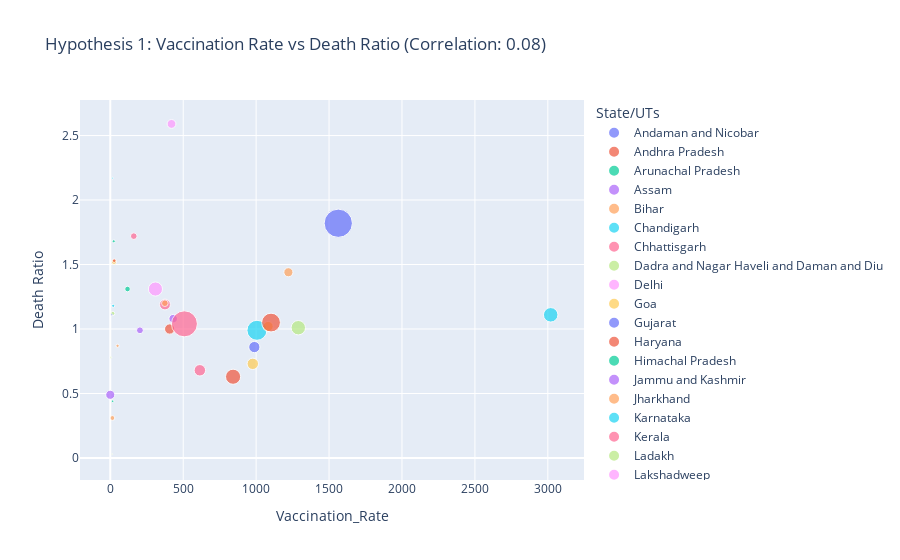

Here is the notebook cell this chart was saved with:
### Markdown cell above
This bubble chart visually compares the relationship between recovery rates and death rates for different regions, with bubble size reflecting the total number of cases. Such a visualization helps identify patterns in how effectively various regions managed the pandemic, revealing which areas achieved high recovery with lower mortality. It also highlights outliers that may warrant further investigation into healthcare practices or policy differences. This comparative approach supports states learning, enabling state to adopt successful strategies from others with similar challenges or outcomes

### Code cell
fig6, fig7, corr1, corr2 = test_hypothesis()
fig6.show()

### Figure 1 — Plotly figure (JSON) as saved in the notebook; plotly's stock layout.template omitted (floating-point values rounded to 4 significant figures)
{"data": [{"hovertemplate": "<b>%{hovertext}</b><br><br>State/UTs=Andaman and Nicobar<br>Vaccination_Rate=%{x}<br>Death Ratio=%{y}<br>Total Cases=%{marker.size}<extra></extra>", "hovertext": ["Andaman and Nicobar"], "legendgroup": "Andaman and Nicobar", "marker": {"color": "#636efa", "size": [10770.0], "sizemode": "area", "sizeref": 20440.0, "symbol": "circle"}, "mode": "markers", "name": "Andaman and Nicobar", "orientation": "v", "showlegend": true, "type": "scatter", "x": [6.337], "xaxis": "x", "y": [1.2], "yaxis": "y"}, {"hovertemplate": "State/UTs=Andaman and Nicobar<extra></extra>", "legendgroup": "Andaman and Nicobar", "marker": {"color": "#636efa", "symbol": "circle"}, "mode": "lines", "name": "Andaman and Nicobar", "showlegend": false, "type": "scatter", "xaxis": "x", "yaxis": "y"}, {"hovertemplate": "<b>%{hovertext}</b><br><br>State/UTs=Andhra Pradesh<br>Vaccination_Rate=%{x}<br>Death Ratio=%{y}<br>Total Cases=%{marker.size}<extra></extra>", "hovertext": ["Andhra Pradesh"], "legendgroup": "Andhra Pradesh", "marker": {"color": "#EF553B", "size": [2341000.0], "sizemode": "area", "sizeref": 20440.0, "symbol": "circle"}, "mode": "markers", "name": "Andhra Pradesh", "orientation": "v", "showlegend": true, "type": "scatter", "x": [842.0], "xaxis": "x", "y": [0.63], "yaxis": "y"}, {"hovertemplate": "State/UTs=Andhra Pradesh<extra></extra>", "legendgroup": "Andhra Pradesh", "marker": {"color": "#EF553B", "symbol": "circle"}, "mode": "lines", "name": "Andhra Pradesh", "showlegend": false, "type": "scatter", "xaxis": "x", "yaxis": "y"}, {"hovertemplate": "<b>%{hovertext}</b><br><br>State/UTs=Arunachal Pradesh<br>Vaccination_Rate=%{x}<br>Death Ratio=%{y}<br>Total Cases=%{marker.size}<extra></extra>", "hovertext": ["Arunachal Pradesh"], "legendgroup": "Arunachal Pradesh", "marker": {"color": "#00cc96", "size": [67050.0], "sizemode": "area", "sizeref": 20440.0, "symbol": "circle"}, "mode": "markers", "name": "Arunachal Pradesh", "orientation": "v", "showlegend": true, "type": "scatter", "x": [16.1], "xaxis": "x", "y": [0.44], "yaxis": "y"}, {"hovertemplate": "State/UTs=Arunachal Pradesh<extra></extra>", "legendgroup": "Arunachal Pradesh", "marker": {"color": "#00cc96", "symbol": "circle"}, "mode": "lines", "name": "Arunachal Pradesh", "showlegend": false, "type": "scatter", "xaxis": "x", "yaxis": "y"}, {"hovertemplate": "<b>%{hovertext}</b><br><br>State/UTs=Assam<br>Vaccination_Rate=%{x}<br>Death Ratio=%{y}<br>Total Cases=%{marker.size}<extra></extra>", "hovertext": ["Assam"], "legendgroup": "Assam", "marker": {"color": "#ab63fa", "size": [746200.0], "sizemode": "area", "sizeref": 20440.0, "symbol": "circle"}, "mode": "markers", "name": "Assam", "orientation": "v", "showlegend": true, "type": "scatter", "x": [431.3], "xaxis": "x", "y": [1.08], "yaxis": "y"}, {"hovertemplate": "State/UTs=Assam<extra></extra>", "legendgroup": "Assam", "marker": {"color": "#ab63fa", "symbol": "circle"}, "mode": "lines", "name": "Assam", "showlegend": false, "type": "scatter", "xaxis": "x", "yaxis": "y"}, {"hovertemplate": "<b>%{hovertext}</b><br><br>State/UTs=Bihar<br>Vaccination_Rate=%{x}<br>Death Ratio=%{y}<br>Total Cases=%{marker.size}<extra></extra>", "hovertext": ["Bihar"], "legendgroup": "Bihar", "marker": {"color": "#FFA15A", "size": [855400.0], "sizemode": "area", "sizeref": 20440.0, "symbol": "circle"}, "mode": "markers", "name": "Bihar", "orientation": "v", "showlegend": true, "type": "scatter", "x": [1221.0], "xaxis": "x", "y": [1.44], "yaxis": "y"}, {"hovertemplate": "State/UTs=Bihar<extra></extra>", "legendgroup": "Bihar", "marker": {"color": "#FFA15A", "symbol": "circle"}, "mode": "lines", "name": "Bihar", "showlegend": false, "type": "scatter", "xaxis": "x", "yaxis": "y"}, {"hovertemplate": "<b>%{hovertext}</b><br><br>State/UTs=Chandigarh<br>Vaccination_Rate=%{x}<br>Death Ratio=%{y}<br>Total Cases=%{marker.size}<extra></extra>", "hovertext": ["Chandigarh"], "legendgroup": "Chandigarh", "marker": {"color": "#19d3f3", "size": [100700.0], "sizemode": "area", "sizeref": 20440.0, "symbol": "circle"}, "mode": "markers", "name": "Chandigarh", "orientation": "v", "showlegend": true, "type": "scatter", "x": [20.12], "xaxis": "x", "y": [1.18], "yaxis": "y"}, {"hovertemplate": "State/UTs=Chandigarh<extra></extra>", "legendgroup": "Chandigarh", "marker": {"color": "#19d3f3", "symbol": "circle"}, "mode": "lines", "name": "Chandigarh", "showlegend": false, "type": "scatter", "xaxis": "x", "yaxis": "y"}, {"hovertemplate": "<b>%{hovertext}</b><br><br>State/UTs=Chhattisgarh<br>Vaccination_Rate=%{x}<br>Death Ratio=%{y}<br>Total Cases=%{marker.size}<extra></extra>", "hovertext": ["Chhattisgarh"], "legendgroup": "Chhattisgarh", "marker": {"color": "#FF6692", "size": [1188000.0], "sizemode": "area", "sizeref": 20440.0, "symbol": "circle"}, "mode": "markers", "name": "Chhattisgarh", "orientation": "v", "showlegend": true, "type": "scatter", "x": [374.9], "xaxis": "x", "y": [1.19], "yaxis": "y"}, {"hovertemplate": "State/UTs=Chhattisgarh<extra></extra>", "legendgroup": "Chhattisgarh", "marker": {"color": "#FF6692", "symbol": "circle"}, "mode": "lines", "name": "Chhattisgarh", "showlegend": false, "type": "scatter", "xaxis": "x", "yaxis": "y"}, {"hovertemplate": "<b>%{hovertext}</b><br><br>State/UTs=Dadra and Nagar Haveli and Daman and Diu<br>Vaccination_Rate=%{x}<br>Death Ratio=%{y}<br>Total Cases=%{marker.size}<extra></extra>", "hovertext": ["Dadra and Nagar Haveli and Daman and Diu"], "legendgroup": "Dadra and Nagar Haveli and Daman and Diu", "marker": {"color": "#B6E880", "size": [11590.0], "sizemode": "area", "sizeref": 20440.0, "symbol": "circle"}, "mode": "markers", "name": "Dadra and Nagar Haveli and Daman and Diu", "orientation": "v", "showlegend": true, "type": "scatter", "x": [13.26], "xaxis": "x", "y": [0.03], "yaxis": "y"}, {"hovertemplate": "State/UTs=Dadra and Nagar Haveli and Daman and Diu<extra></extra>", "legendgroup": "Dadra and Nagar Haveli and Daman and Diu", "marker": {"color": "#B6E880", "symbol": "circle"}, "mode": "lines", "name": "Dadra and Nagar Haveli and Daman and Diu", "showlegend": false, "type": "scatter", "xaxis": "x", "yaxis": "y"}, {"hovertemplate": "<b>%{hovertext}</b><br><br>State/UTs=Delhi<br>Vaccination_Rate=%{x}<br>Death Ratio=%{y}<br>Total Cases=%{marker.size}<extra></extra>", "hovertext": ["Delhi"], "legendgroup": "Delhi", "marker": {"color": "#FF97FF", "size": [2042000.0], "sizemode": "area", "sizeref": 20440.0, "symbol": "circle"}, "mode": "markers", "name": "Delhi", "orientation": "v", "showlegend": true, "type": "scatter", "x": [309.6], "xaxis": "x", "y": [1.31], "yaxis": "y"}, {"hovertemplate": "State/UTs=Delhi<extra></extra>", "legendgroup": "Delhi", "marker": {"color": "#FF97FF", "symbol": "circle"}, "mode": "lines", "name": "Delhi", "showlegend": false, "type": "scatter", "xaxis": "x", "yaxis": "y"}, {"hovertemplate": "<b>%{hovertext}</b><br><br>State/UTs=Goa<br>Vaccination_Rate=%{x}<br>Death Ratio=%{y}<br>Total Cases=%{marker.size}<extra></extra>", "hovertext": ["Goa"], "legendgroup": "Goa", "marker": {"color": "#FECB52", "size": [263600.0], "sizemode": "area", "sizeref": 20440.0, "symbol": "circle"}, "mode": "markers", "name": "Goa", "orientation": "v", "showlegend": true, "type": "scatter", "x": [25.8], "xaxis": "x", "y": [1.52], "yaxis": "y"}, {"hovertemplate": "State/UTs=Goa<extra></extra>", "legendgroup": "Goa", "marker": {"color": "#FECB52", "symbol": "circle"}, "mode": "lines", "name": "Goa", "showlegend": false, "type": "scatter", "xaxis": "x", "yaxis": "y"}, {"hovertemplate": "<b>%{hovertext}</b><br><br>State/UTs=Gujarat<br>Vaccination_Rate=%{x}<br>Death Ratio=%{y}<br>Total Cases=%{marker.size}<extra></extra>", "hovertext": ["Gujarat"], "legendgroup": "Gujarat", "marker": {"color": "#636efa", "size": [1292000.0], "sizemode": "area", "sizeref": 20440.0, "symbol": "circle"}, "mode": "markers", "name": "Gujarat", "orientation": "v", "showlegend": true, "type": "scatter", "x": [987.7], "xaxis": "x", "y": [0.86], "yaxis": "y"}, {"hovertemplate": "State/UTs=Gujarat<extra></extra>", "legendgroup": "Gujarat", "marker": {"color": "#636efa", "symbol": "circle"}, "mode": "lines", "name": "Gujarat", "showlegend": false, "type": "scatter", "xaxis": "x", "yaxis": "y"}, {"hovertemplate": "<b>%{hovertext}</b><br><br>State/UTs=Haryana<br>Vaccination_Rate=%{x}<br>Death Ratio=%{y}<br>Total Cases=%{marker.size}<extra></extra>", "hovertext": ["Haryana"], "legendgroup": "Haryana", "marker": {"color": "#EF553B", "size": [1079000.0], "sizemode": "area", "sizeref": 20440.0, "symbol": "circle"}, "mode": "markers", "name": "Haryana", "orientation": "v", "showlegend": true, "type": "scatter", "x": [407.1], "xaxis": "x", "y": [1.0], "yaxis": "y"}, {"hovertemplate": "State/UTs=Haryana<extra></extra>", "legendgroup": "Haryana", "marker": {"color": "#EF553B", "symbol": "circle"}, "mode": "lines", "name": "Haryana", "showlegend": false, "type": "scatter", "xaxis": "x", "yaxis": "y"}, {"hovertemplate": "<b>%{hovertext}</b><br><br>State/UTs=Himachal Pradesh<br>Vaccination_Rate=%{x}<br>Death Ratio=%{y}<br>Total Cases=%{marker.size}<extra></extra>", "hovertext": ["Himachal Pradesh"], "legendgroup": "Himachal Pradesh", "marker": {"color": "#00cc96", "size": [323000.0], "sizemode": "area", "sizeref": 20440.0, "symbol": "circle"}, "mode": "markers", "name": "Himachal Pradesh", "orientation": "v", "showlegend": true, "type": "scatter", "x": [118.3], "xaxis": "x", "y": [1.31], "yaxis": "y"}, {"hovertemplate": "State/UTs=Himachal Pradesh<extra></extra>", "legendgroup": "Himachal Pradesh", "marker": {"color": "#00cc96", "symbol": "circle"}, "mode": "lines", "name": "Himachal Pradesh", "showlegend": false, "type": "scatter", "xaxis": "x", "yaxis": "y"}, {"hovertemplate": "<b>%{hovertext}</b><br><br>State/UTs=Jammu and Kashmir<br>Vaccination_Rate=%{x}<br>Death Ratio=%{y}<br>Total Cases=%{marker.size}<extra></extra>", "hovertext": ["Jammu and Kashmir"], "legendgroup": "Jammu and Kashmir", "marker": {"color": "#ab63fa", "size": [482200.0], "sizemode": "area", "sizeref": 20440.0, "symbol": "circle"}, "mode": "markers", "name": "Jammu and Kashmir", "orientation": "v", "showlegend": true, "type": "scatter", "x": [203.3], "xaxis": "x", "y": [0.99], "yaxis": "y"}, {"hovertemplate": "State/UTs=Jammu and Kashmir<extra></extra>", "legendgroup": "Jammu and Kashmir", "marker": {"color": "#ab63fa", "symbol": "circle"}, "mode": "lines", "name": "Jammu and Kashmir", "showlegend": false, "type": "scatter", "xaxis": "x", "yaxis": "y"}, {"hovertemplate": "<b>%{hovertext}</b><br><br>State/UTs=Jharkhand<br>Vaccination_Rate=%{x}<br>Death Ratio=%{y}<br>Total Cases=%{marker.size}<extra></extra>", "hovertext": ["Jharkhand"], "legendgroup": "Jharkhand", "marker": {"color": "#FFA15A", "size": [443900.0], "sizemode": "area", "sizeref": 20440.0, "symbol": "circle"}, "mode": "markers", "name": "Jharkhand", "orientation": "v", "showlegend": true, "type": "scatter", "x": [374.2], "xaxis": "x", "y": [1.2], "yaxis": "y"}, {"hovertemplate": "State/UTs=Jharkhand<extra></extra>", "legendgroup": "Jharkhand", "marker": {"color": "#FFA15A", "symbol": "circle"}, "mode": "lines", "name": "Jharkhand", "showlegend": false, "type": "scatter", "xaxis": "x", "yaxis": "y"}, {"hovertemplate": "<b>%{hovertext}</b><br><br>State/UTs=Karnataka<br>Vaccination_Rate=%{x}<br>Death Ratio=%{y}<br>Total Cases=%{marker.size}<extra></extra>", "hovertext": ["Karnataka"], "legendgroup": "Karnataka", "marker": {"color": "#19d3f3", "size": [4096000.0], "sizemode": "area", "sizeref": 20440.0, "symbol": "circle"}, "mode": "markers", "name": "Karnataka", "orientation": "v", "showlegend": true, "type": "scatter", "x": [1006.0], "xaxis": "x", "y": [0.99], "yaxis": "y"}, {"hovertemplate": "State/UTs=Karnataka<extra></extra>", "legendgroup": "Karnataka", "marker": {"color": "#19d3f3", "symbol": "circle"}, "mode": "lines", "name": "Karnataka", "showlegend": false, "type": "scatter", "xaxis": "x", "yaxis": "y"}, {"hovertemplate": "<b>%{hovertext}</b><br><br>State/UTs=Kerala<br>Vaccination_Rate=%{x}<br>Death Ratio=%{y}<br>Total Cases=%{marker.size}<extra></extra>", "hovertext": ["Kerala"], "legendgroup": "Kerala", "marker": {"color": "#FF6692", "size": [6918000.0], "sizemode": "area", "sizeref": 20440.0, "symbol": "circle"}, "mode": "markers", "name": "Kerala", "orientation": "v", "showlegend": true, "type": "scatter", "x": [508.2], "xaxis": "x", "y": [1.04], "yaxis": "y"}, {"hovertemplate": "State/UTs=Kerala<extra></extra>", "legendgroup": "Kerala", "marker": {"color": "#FF6692", "symbol": "circle"}, "mode": "lines", "name": "Kerala", "showlegend": false, "type": "scatter", "xaxis": "x", "yaxis": "y"}, {"hovertemplate": "<b>%{hovertext}</b><br><br>State/UTs=Ladakh<br>Vaccination_Rate=%{x}<br>Death Ratio=%{y}<br>Total Cases=%{marker.size}<extra></extra>", "hovertext": ["Ladakh"], "legendgroup": "Ladakh", "marker": {"color": "#B6E880", "size": [29630.0], "sizemode": "area", "sizeref": 20440.0, "symbol": "circle"}, "mode": "markers", "name": "Ladakh", "orientation": "v", "showlegend": true, "type": "scatter", "x": [4.067], "xaxis": "x", "y": [0.78], "yaxis": "y"}, {"hovertemplate": "State/UTs=Ladakh<extra></extra>", "legendgroup": "Ladakh", "marker": {"color": "#B6E880", "symbol": "circle"}, "mode": "lines", "name": "Ladakh", "showlegend": false, "type": "scatter", "xaxis": "x", "yaxis": "y"}, {"hovertemplate": "<b>%{hovertext}</b><br><br>State/UTs=Lakshadweep<br>Vaccination_Rate=%{x}<br>Death Ratio=%{y}<br>Total Cases=%{marker.size}<extra></extra>", "hovertext": ["Lakshadweep"], "legendgroup": "Lakshadweep", "marker": {"color": "#FF97FF", "size": [11420.0], "sizemode": "area", "sizeref": 20440.0, "symbol": "circle"}, "mode": "markers", "name": "Lakshadweep", "orientation": "v", "showlegend": true, "type": "scatter", "x": [1.129], "xaxis": "x", "y": [0.46], "yaxis": "y"}, {"hovertemplate": "State/UTs=Lakshadweep<extra></extra>", "legendgroup": "Lakshadweep", "marker": {"color": "#FF97FF", "symbol": "circle"}, "mode": "lines", "name": "Lakshadweep", "showlegend": false, "type": "scatter", "xaxis": "x", "yaxis": "y"}, {"hovertemplate": "<b>%{hovertext}</b><br><br>State/UTs=Madhya Pradesh<br>Vaccination_Rate=%{x}<br>Death Ratio=%{y}<br>Total Cases=%{marker.size}<extra></extra>", "hovertext": ["Madhya Pradesh"], "legendgroup": "Madhya Pradesh", "marker": {"color": "#FECB52", "size": [1057000.0], "sizemode": "area", "sizeref": 20440.0, "symbol": "circle"}, "mode": "markers", "name": "Madhya Pradesh", "orientation": "v", "showlegend": true, "type": "scatter", "x": [1082.0], "xaxis": "x", "y": [1.02], "yaxis": "y"}, {"hovertemplate": "State/UTs=Madhya Pradesh<extra></extra>", "legendgroup": "Madhya Pradesh", "marker": {"color": "#FECB52", "symbol": "circle"}, "mode": "lines", "name": "Madhya Pradesh", "showlegend": false, "type": "scatter", "xaxis": "x", "yaxis": "y"}, {"hovertemplate": "<b>%{hovertext}</b><br><br>State/UTs=Maharashtra<br>Vaccination_Rate=%{x}<br>Death Ratio=%{y}<br>Total Cases=%{marker.size}<extra></extra>", "hovertext": ["Maharashtra"], "legendgroup": "Maharashtra", "marker": {"color": "#636efa", "size": [8176000.0], "sizemode": "area", "sizeref": 20440.0, "symbol": "circle"}, "mode": "markers", "name": "Maharashtra", "orientation": "v", "showlegend": true, "type": "scatter", "x": [1563.0], "xaxis": "x", "y": [1.82], "yaxis": "y"}, {"hovertemplate": "State/UTs=Maharashtra<extra></extra>", "legendgroup": "Maharashtra", "marker": {"color": "#636efa", "symbol": "circle"}, "mode": "lines", "name": "Maharashtra", "showlegend": false, "type": "scatter", "xaxis": "x", "yaxis": "y"}, {"hovertemplate": "<b>%{hovertext}</b><br><br>State/UTs=Manipur<br>Vaccination_Rate=%{x}<br>Death Ratio=%{y}<br>Total Cases=%{marker.size}<extra></extra>", "hovertext": ["Manipur"], "legendgroup": "Manipur", "marker": {"color": "#EF553B", "size": [140000.0], "sizemode": "area", "sizeref": 20440.0, "symbol": "circle"}, "mode": "markers", "name": "Manipur", "orientation": "v", "showlegend": true, "type": "scatter", "x": [26.91], "xaxis": "x", "y": [1.53], "yaxis": "y"}, {"hovertemplate": "State/UTs=Manipur<extra></extra>", "legendgroup": "Manipur", "marker": {"color": "#EF553B", "symbol": "circle"}, "mode": "lines", "name": "Manipur", "showlegend": false, "type": "scatter", "xaxis": "x", "yaxis": "y"}, {"hovertemplate": "<b>%{hovertext}</b><br><br>State/UTs=Meghalaya<br>Vaccination_Rate=%{x}<br>Death Ratio=%{y}<br>Total Cases=%{marker.size}<extra></extra>", "hovertext": ["Meghalaya"], "legendgroup": "Meghalaya", "marker": {"color": "#00cc96", "size": [96990.0], "sizemode": "area", "sizeref": 20440.0, "symbol": "circle"}, "mode": "markers", "name": "Meghalaya", "orientation": "v", "showlegend": true, "type": "scatter", "x": [23.58], "xaxis": "x", "y": [1.68], "yaxis": "y"}, {"hovertemplate": "State/UTs=Meghalaya<extra></extra>", "legendgroup": "Meghalaya", "marker": {"color": "#00cc96", "symbol": "circle"}, "mode": "lines", "name": "Meghalaya", "showlegend": false, "type": "scatter", "xaxis": "x", "yaxis": "y"}, {"hovertemplate": "<b>%{hovertext}</b><br><br>State/UTs=Miscellaneous<br>Vaccination_Rate=%{x}<br>Death Ratio=%{y}<br>Total Cases=%{marker.size}<extra></extra>", "hovertext": ["Miscellaneous"], "legendgroup": "Miscellaneous", "marker": {"color": "#ab63fa", "size": [0.0], "sizemode": "area", "sizeref": 20440.0, "symbol": "circle"}, "mode": "markers", "name": "Miscellaneous", "orientation": "v", "showlegend": true, "type": "scatter", "x": [38.22], "xaxis": "x", "y": [0.0], "yaxis": "y"}, {"hovertemplate": "State/UTs=Miscellaneous<extra></extra>", "legendgroup": "Miscellaneous", "marker": {"color": "#ab63fa", "symbol": "circle"}, "mode": "lines", "name": "Miscellaneous", "showlegend": false, "type": "scatter", "xaxis": "x", "yaxis": "y"}, {"hovertemplate": "<b>%{hovertext}</b><br><br>State/UTs=Mizoram<br>Vaccination_Rate=%{x}<br>Death Ratio=%{y}<br>Total Cases=%{marker.size}<extra></extra>", "hovertext": ["Mizoram"], "legendgroup": "Mizoram", "marker": {"color": "#FFA15A", "size": [239600.0], "sizemode": "area", "sizeref": 20440.0, "symbol": "circle"}, "mode": "markers", "name": "Mizoram", "orientation": "v", "showlegend": true, "type": "scatter", "x": [14.55], "xaxis": "x", "y": [0.31], "yaxis": "y"}, {"hovertemplate": "State/UTs=Mizoram<extra></extra>", "legendgroup": "Mizoram", "marker": {"color": "#FFA15A", "symbol": "circle"}, "mode": "lines", "name": "Mizoram", "showlegend": false, "type": "scatter", "xaxis": "x", "yaxis": "y"}, {"hovertemplate": "<b>%{hovertext}</b><br><br>State/UTs=Nagaland<br>Vaccination_Rate=%{x}<br>Death Ratio=%{y}<br>Total Cases=%{marker.size}<extra></extra>", "hovertext": ["Nagaland"], "legendgroup": "Nagaland", "marker": {"color": "#19d3f3", "size": [36030.0], "sizemode": "area", "sizeref": 20440.0, "symbol": "circle"}, "mode": "markers", "name": "Nagaland", "orientation": "v", "showlegend": true, "type": "scatter", "x": [15.23], "xaxis": "x", "y": [2.17], "yaxis": "y"}, {"hovertemplate": "State/UTs=Nagaland<extra></extra>", "legendgroup": "Nagaland", "marker": {"color": "#19d3f3", "symbol": "circle"}, "mode": "lines", "name": "Nagaland", "showlegend": false, "type": "scatter", "xaxis": "x", "yaxis": "y"}, {"hovertemplate": "<b>%{hovertext}</b><br><br>State/UTs=Odisha<br>Vaccination_Rate=%{x}<br>Death Ratio=%{y}<br>Total Cases=%{marker.size}<extra></extra>", "hovertext": ["Odisha"], "legendgroup": "Odisha", "marker": {"color": "#FF6692", "size": [1349000.0], "sizemode": "area", "sizeref": 20440.0, "symbol": "circle"}, "mode": "markers", "name": "Odisha", "orientation": "v", "showlegend": true, "type": "scatter", "x": [614.2], "xaxis": "x", "y": [0.68], "yaxis": "y"}, {"hovertemplate": "State/UTs=Odisha<extra></extra>", "legendgroup": "Odisha", "marker": {"color": "#FF6692", "symbol": "circle"}, "mode": "lines", "name": "Odisha", "showlegend": false, "type": "scatter", "xaxis": "x", "yaxis": "y"}, {"hovertemplate": "<b>%{hovertext}</b><br><br>State/UTs=Puducherry<br>Vaccination_Rate=%{x}<br>Death Ratio=%{y}<br>Total Cases=%{marker.size}<extra></extra>", "hovertext": ["Puducherry"], "legendgroup": "Puducherry", "marker": {"color": "#B6E880", "size": [177700.0], "sizemode": "area", "sizeref": 20440.0, "symbol": "circle"}, "mode": "markers", "name": "Puducherry", "orientation": "v", "showlegend": true, "type": "scatter", "x": [17.15], "xaxis": "x", "y": [1.12], "yaxis": "y"}, {"hovertemplate": "State/UTs=Puducherry<extra></extra>", "legendgroup": "Puducherry", "marker": {"color": "#B6E880", "symbol": "circle"}, "mode": "lines", "name": "Puducherry", "showlegend": false, "type": "scatter", "xaxis": "x", "yaxis": "y"}, {"hovertemplate": "<b>%{hovertext}</b><br><br>State/UTs=Punjab<br>Vaccination_Rate=%{x}<br>Death Ratio=%{y}<br>Total Cases=%{marker.size}<extra></extra>", "hovertext": ["Punjab"], "legendgroup": "Punjab", "marker": {"color": "#FF97FF", "size": [793800.0], "sizemode": "area", "sizeref": 20440.0, "symbol": "circle"}, "mode": "markers", "name": "Punjab", "orientation": "v", "showlegend": true, "type": "scatter", "x": [419.8], "xaxis": "x", "y": [2.59], "yaxis": "y"}, {"hovertemplate": "State/UTs=Punjab<extra></extra>", "legendgroup": "Punjab", "marker": {"color": "#FF97FF", "symbol": "circle"}, "mode": "lines", "name": "Punjab", "showlegend": false, "type": "scatter", "xaxis": "x", "yaxis": "y"}, {"hovertemplate": "<b>%{hovertext}</b><br><br>State/UTs=Rajasthan<br>Vaccination_Rate=%{x}<br>Death Ratio=%{y}<br>Total Cases=%{marker.size}<extra></extra>", "hovertext": ["Rajasthan"], "legendgroup": "Rajasthan", "marker": {"color": "#FECB52", "size": [1327000.0], "sizemode": "area", "sizeref": 20440.0, "symbol": "circle"}, "mode": "markers", "name": "Rajasthan", "orientation": "v", "showlegend": true, "type": "scatter", "x": [977.0], "xaxis": "x", "y": [0.73], "yaxis": "y"}, {"hovertemplate": "State/UTs=Rajasthan<extra></extra>", "legendgroup": "Rajasthan", "marker": {"color": "#FECB52", "symbol": "circle"}, "mode": "lines", "name": "Rajasthan", "showlegend": false, "type": "scatter", "xaxis": "x", "yaxis": "y"}, {"hovertemplate": "<b>%{hovertext}</b><br><br>State/UTs=Sikkim<br>Vaccination_Rate=%{x}<br>Death Ratio=%{y}<br>Total Cases=%{marker.size}<extra></extra>", "hovertext": ["Sikkim"], "legendgroup": "Sikkim", "marker": {"color": "#636efa", "size": [44950.0], "sizemode": "area", "sizeref": 20440.0, "symbol": "circle"}, "mode": "markers", "name": "Sikkim", "orientation": "v", "showlegend": true, "type": "scatter", "x": [10.49], "xaxis": "x", "y": [1.11], "yaxis": "y"}, {"hovertemplate": "State/UTs=Sikkim<extra></extra>", "legendgroup": "Sikkim", "marker": {"color": "#636efa", "symbol": "circle"}, "mode": "lines", "name": "Sikkim", "showlegend": false, "type": "scatter", "xaxis": "x", "yaxis": "y"}, {"hovertemplate": "<b>%{hovertext}</b><br><br>State/UTs=Tamil Nadu<br>Vaccination_Rate=%{x}<br>Death Ratio=%{y}<br>Total Cases=%{marker.size}<extra></extra>", "hovertext": ["Tamil Nadu"], "legendgroup": "Tamil Nadu", "marker": {"color": "#EF553B", "size": [3612000.0], "sizemode": "area", "sizeref": 20440.0, "symbol": "circle"}, "mode": "markers", "name": "Tamil Nadu", "orientation": "v", "showlegend": true, "type": "scatter", "x": [1102.0], "xaxis": "x", "y": [1.05], "yaxis": "y"}, {"hovertemplate": "State/UTs=Tamil Nadu<extra></extra>", "legendgroup": "Tamil Nadu", "marker": {"color": "#EF553B", "symbol": "circle"}, "mode": "lines", "name": "Tamil Nadu", "showlegend": false, "type": "scatter", "xaxis": "x", "yaxis": "y"}, {"hovertemplate": "<b>%{hovertext}</b><br><br>State/UTs=Telangana<br>Vaccination_Rate=%{x}<br>Death Ratio=%{y}<br>Total Cases=%{marker.size}<extra></extra>", "hovertext": ["Telangana"], "legendgroup": "Telangana", "marker": {"color": "#00cc96", "size": [0.0], "sizemode": "area", "sizeref": 20440.0, "symbol": "circle"}, "mode": "markers", "name": "Telangana", "orientation": "v", "showlegend": true, "type": "scatter", "x": [586.9], "xaxis": "x", "y": [0.0], "yaxis": "y"}, {"hovertemplate": "State/UTs=Telangana<extra></extra>", "legendgroup": "Telangana", "marker": {"color": "#00cc96", "symbol": "circle"}, "mode": "lines", "name": "Telangana", "showlegend": false, "type": "scatter", "xaxis": "x", "yaxis": "y"}, {"hovertemplate": "<b>%{hovertext}</b><br><br>State/UTs=Telengana<br>Vaccination_Rate=%{x}<br>Death Ratio=%{y}<br>Total Cases=%{marker.size}<extra></extra>", "hovertext": ["Telengana"], "legendgroup": "Telengana", "marker": {"color": "#ab63fa", "size": [844800.0], "sizemode": "area", "sizeref": 20440.0, "symbol": "circle"}, "mode": "markers", "name": "Telengana", "orientation": "v", "showlegend": true, "type": "scatter", "x": [0.0], "xaxis": "x", "y": [0.49], "yaxis": "y"}, {"hovertemplate": "State/UTs=Telengana<extra></extra>", "legendgroup": "Telengana", "marker": {"color": "#ab63fa", "symbol": "circle"}, "mode": "lines", "name": "Telengana", "showlegend": false, "type": "scatter", "xaxis": "x", "yaxis": "y"}, {"hovertemplate": "<b>%{hovertext}</b><br><br>State/UTs=Tripura<br>Vaccination_Rate=%{x}<br>Death Ratio=%{y}<br>Total Cases=%{marker.size}<extra></extra>", "hovertext": ["Tripura"], "legendgroup": "Tripura", "marker": {"color": "#FFA15A", "size": [108600.0], "sizemode": "area", "sizeref": 20440.0, "symbol": "circle"}, "mode": "markers", "name": "Tripura", "orientation": "v", "showlegend": true, "type": "scatter", "x": [49.88], "xaxis": "x", "y": [0.87], "yaxis": "y"}, {"hovertemplate": "State/UTs=Tripura<extra></extra>", "legendgroup": "Tripura", "marker": {"color": "#FFA15A", "symbol": "circle"}, "mode": "lines", "name": "Tripura", "showlegend": false, "type": "scatter", "xaxis": "x", "yaxis": "y"}, {"hovertemplate": "<b>%{hovertext}</b><br><br>State/UTs=Uttar Pradesh<br>Vaccination_Rate=%{x}<br>Death Ratio=%{y}<br>Total Cases=%{marker.size}<extra></extra>", "hovertext": ["Uttar Pradesh"], "legendgroup": "Uttar Pradesh", "marker": {"color": "#19d3f3", "size": [2146000.0], "sizemode": "area", "sizeref": 20440.0, "symbol": "circle"}, "mode": "markers", "name": "Uttar Pradesh", "orientation": "v", "showlegend": true, "type": "scatter", "x": [3020.0], "xaxis": "x", "y": [1.11], "yaxis": "y"}, {"hovertemplate": "State/UTs=Uttar Pradesh<extra></extra>", "legendgroup": "Uttar Pradesh", "marker": {"color": "#19d3f3", "symbol": "circle"}, "mode": "lines", "name": "Uttar Pradesh", "showlegend": false, "type": "scatter", "xaxis": "x", "yaxis": "y"}, {"hovertemplate": "<b>%{hovertext}</b><br><br>State/UTs=Uttarakhand<br>Vaccination_Rate=%{x}<br>Death Ratio=%{y}<br>Total Cases=%{marker.size}<extra></extra>", "hovertext": ["Uttarakhand"], "legendgroup": "Uttarakhand", "marker": {"color": "#FF6692", "size": [452600.0], "sizemode": "area", "sizeref": 20440.0, "symbol": "circle"}, "mode": "markers", "name": "Uttarakhand", "orientation": "v", "showlegend": true, "type": "scatter", "x": [161.3], "xaxis": "x", "y": [1.72], "yaxis": "y"}, {"hovertemplate": "State/UTs=Uttarakhand<extra></extra>", "legendgroup": "Uttarakhand", "marker": {"color": "#FF6692", "symbol": "circle"}, "mode": "lines", "name": "Uttarakhand", "showlegend": false, "type": "scatter", "xaxis": "x", "yaxis": "y"}, {"hovertemplate": "<b>%{hovertext}</b><br><br>State/UTs=West Bengal<br>Vaccination_Rate=%{x}<br>Death Ratio=%{y}<br>Total Cases=%{marker.size}<extra></extra>", "hovertext": ["West Bengal"], "legendgroup": "West Bengal", "marker": {"color": "#B6E880", "size": [2127000.0], "sizemode": "area", "sizeref": 20440.0, "symbol": "circle"}, "mode": "markers", "name": "West Bengal", "orientation": "v", "showlegend": true, "type": "scatter", "x": [1289.0], "xaxis": "x", "y": [1.01], "yaxis": "y"}, {"hovertemplate": "State/UTs=West Bengal<extra></extra>", "legendgroup": "West Bengal", "marker": {"color": "#B6E880", "symbol": "circle"}, "mode": "lines", "name": "West Bengal", "showlegend": false, "type": "scatter", "xaxis": "x", "yaxis": "y"}], "layout": {"legend": {"itemsizing": "constant", "title": {"text": "State/UTs"}, "tracegroupgap": 0}, "title": {"text": "Hypothesis 1: Vaccination Rate vs Death Ratio (Correlation: 0.08)"}, "xaxis": {"anchor": "y", "domain": [0, 1], "title": {"text": "Vaccination_Rate"}}, "yaxis": {"anchor": "x", "domain": [0, 1], "title": {"text": "Death Ratio"}}}}
